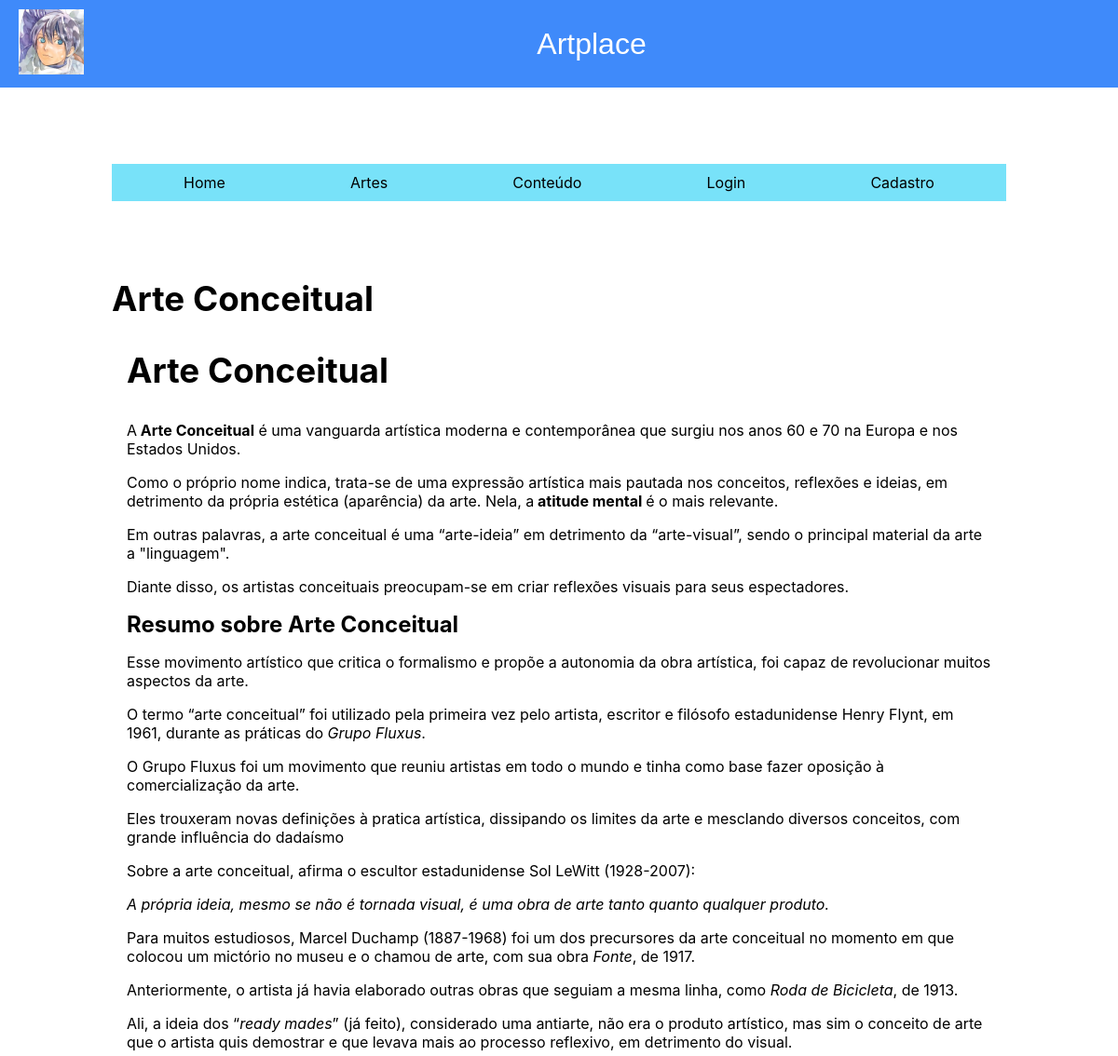
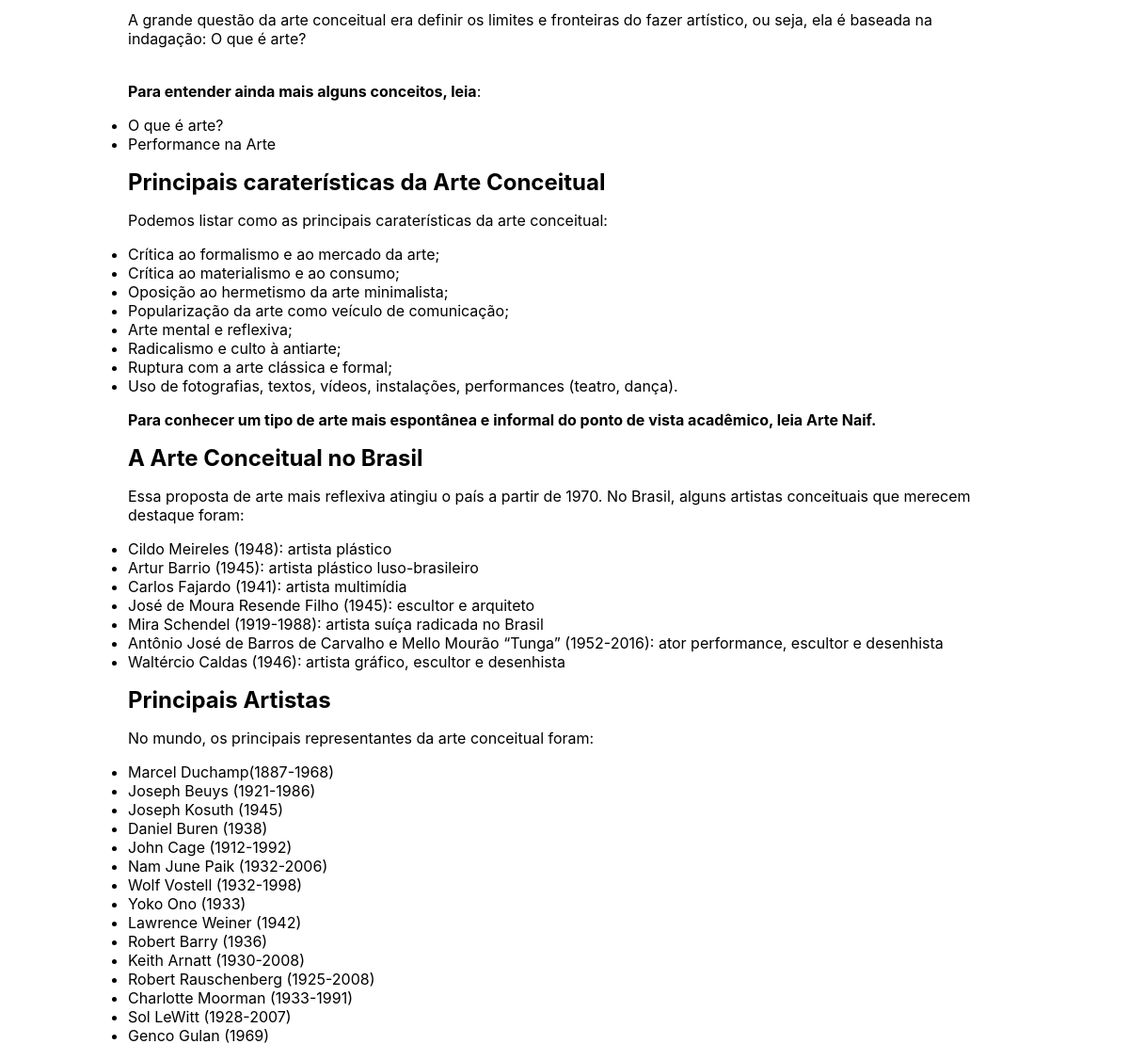
Page /pages/design.php?id=2 on the committed database (2 pictures, top to bottom).
### tables this page shows
CREATE TABLE `post` (
  `id` int PRIMARY KEY AUTO_INCREMENT,
  `titulo` varchar(100),
  `conteudo` text,
  `resumo` varchar(100),
  `create_at` varchar(255),
  `update_at` varchar(255)
);

### pages/design.php (the view, shortened to what this page needs)
<!DOCTYPE html>
<html lang="pt-BR">
<head>
	<link rel="stylesheet" href="../css/style.css">
	<link rel="stylesheet" href="../css/design_grafico.css">
</head>
<body>
	<?php include("./header.php"); ?>
	<?php
	require_once("../php/connection.php");
	$idDesign = $_GET['id'];
	$sql = "SELECT * FROM post WHERE id = $idDesign";
	$resultado = mysqli_query($conn, $sql);
	$design = mysqli_fetch_assoc($resultado);
	?>
	<main class="container">
		<h1 class="titulo">
			<?= $design['titulo'] ?>
		</h1>
		<article class="container-conteudo">
			<?= $design['conteudo'] ?>
		</article>
	</main>
</body>
</html>

### css/style.css (style rules this page uses)
:root { --color-primary: #3f8afa; --color-secondary: #78e2f9; --color-white: #fff; --color-black: #000; --color-red: #fa3f3f; }
* { margin: 0; padding: 0; box-sizing: border-box; font-family: "Inter", sans-serif; }

### css/design_grafico.css (style rules this page uses)
.container { max-width: 80%; margin: 0 auto; }
.container h1 { font-weight: bold; font-family: "Inter", sans-serif; font-size: 2.3rem; margin-bottom: 1rem; }
.container-conteudo { display: flex; flex-direction: column; justify-content: flex-start; align-items: flex-start; padding: 1rem; gap: 1rem; }

### pages/header.php (style rules this page uses)
:root { --color-primary: #3f8afa; --color-secondary: #78e2f9; --color-white: #fff; --color-black: #000; }
* { margin: 0; padding: 0; box-sizing: border-box; }

### rows in the picture
post: titulo "Arte Conceitual", conteudo "Arte Conceitual A Arte Conceitual é uma vanguarda artística moderna e contemporânea que surgiu nos anos 60 e 70 na Europa e nos Estados Unidos. Como o próprio nome indica, trata-se de uma expressão artística mais pautada nos conceitos, reflexões e ideias, em detrimento da própria estética (aparência) da arte. Nela, a atitude mental é o mais relevante. Em outras palavras, a arte conceitual é uma “arte-ideia” em detrimento da “arte-visual”, sendo o principal material da arte a \"linguagem\". Diante disso, os artistas conceituais preocupam-se em criar reflexões visuais para seus espectadores. Resumo sobre Arte Conceitual Esse movimento artístico que critica o formalismo e propõe a autonomia da…"

### other values in the picture
$link[0] "Home"
$link[0] "Artes"
$link[0] "Conteúdo"
$link[0] "Login"
$link[0] "Cadastro"
